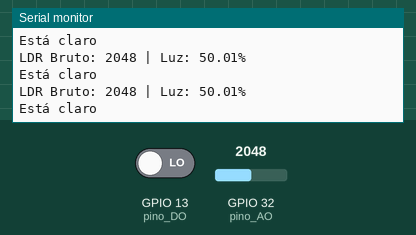
Recording of a sketch running on a simulated ESP32. On the bench: the last lines printed to the serial monitor. The test bench sets the inputs (shaded band); at power-on: GPIO 13 (pino_DO) LOW, GPIO 32 (pino_AO) = 2048.

Above: at 1.3 s.
1.4 s: GPIO 13 (pino_DO) driven HIGH
At 1.9 s:
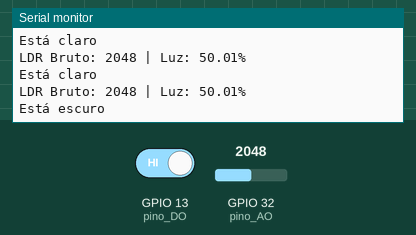
3.5 s: GPIO 32 (pino_AO) set to 2866
At 3.9 s:
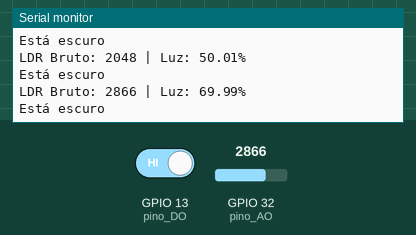
5.0 s: GPIO 32 (pino_AO) set to 3603
At 5.4 s:
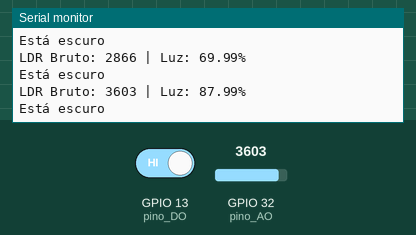
Timing chart, 0 to 8.0 s (numbered marks = the images above; inputs shaded):
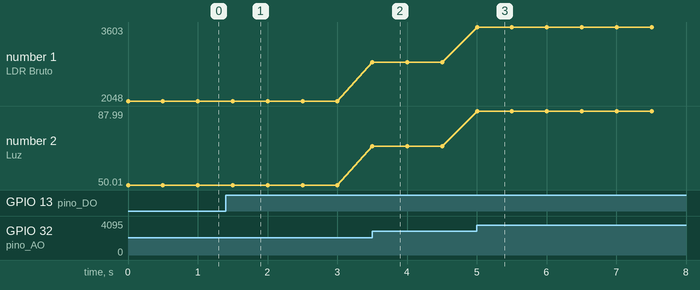

The sketch:

leitura_ldr.ino
```cpp
// Pino onde está o nó do divisor de tensão
const int pino_AO = 32;
const int pino_DO = 13;

void setup() {
  Serial.begin(115200);
  pinMode(pino_AO, INPUT);
  pinMode(pino_DO, INPUT);
}

void loop() {
  // 1. Leitura bruta (0 a 4095)
  int leitura_AO = analogRead(pino_AO);
  int leitura_DO = digitalRead(pino_DO);

  // 2. Conversão para porcentagem (aprox.)
  // Assumindo montagem: +Luz -> +Tensão
  float porcentagem = (leitura_AO / 4095.0) * 100.0;

  Serial.print("LDR Bruto: ");
  Serial.print(leitura_AO);
  Serial.print(" | Luz: ");
  Serial.print(porcentagem);
  Serial.println("%");

  if (leitura_DO == HIGH )
    Serial.println("Está escuro");
  else Serial.println("Está claro");

  delay(500);
}
```

Measured:
- after the input at 1.4 s, the serial monitor: prints a new line after 0.10 s (image 1)
- after the input at 3.5 s, the serial monitor: prints a new line at once (image 2)
- after the input at 5.0 s, the serial monitor: prints a new line at once (image 3)
- plotted number 1: 2048 → 2866 after the input at 3.5 s, 2866 → 3603 after the input at 5.0 s
- plotted number 2: 50.01 → 69.99 after the input at 3.5 s, 69.99 → 87.99 after the input at 5.0 s
